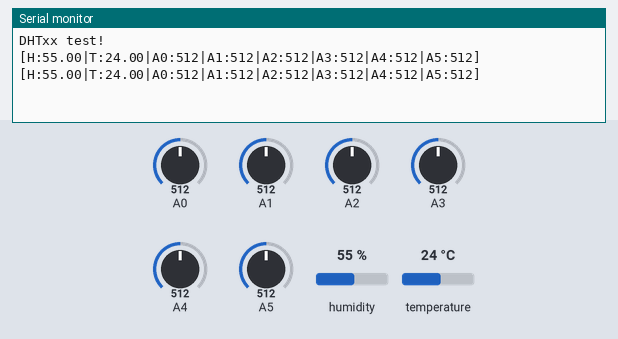
Simulated run of this sketch. Board: Arduino Uno, built with avr-gcc and run on an emulated ATmega328P. Shown: the last lines printed to the serial monitor. The test bench sets the inputs (shaded band); at power-on: humidity 55 %, A0 = 512, A1 = 512, A2 = 512, A3 = 512, A4 = 512, A5 = 512, temperature 24 °C.

Above: at 4.8 s.
4.9 s: humidity set to 22 %
At 6.9 s:
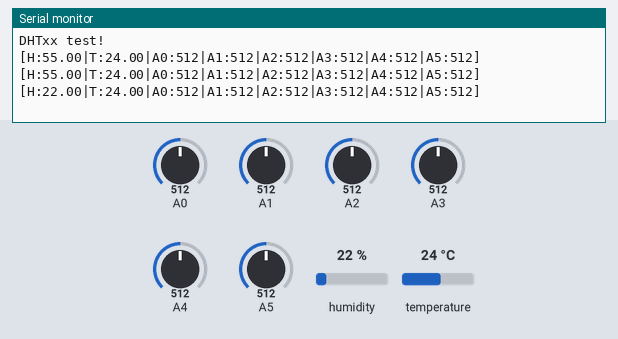
7.9 s: A0 set to 716
At 8.7 s:
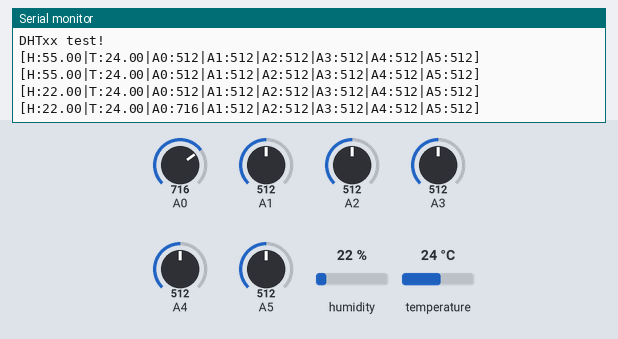
10.9 s: A1 set to 716
At 12.4 s:
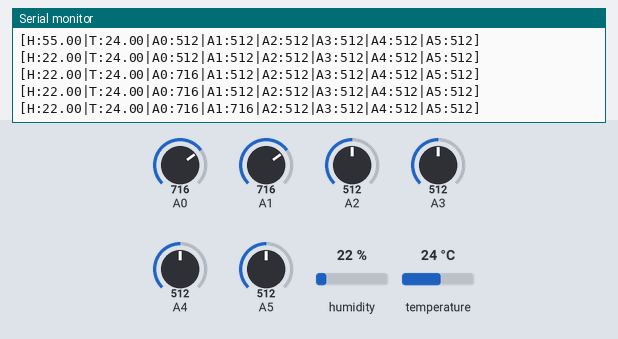
13.9 s: A2 set to 716
At 15.4 s:
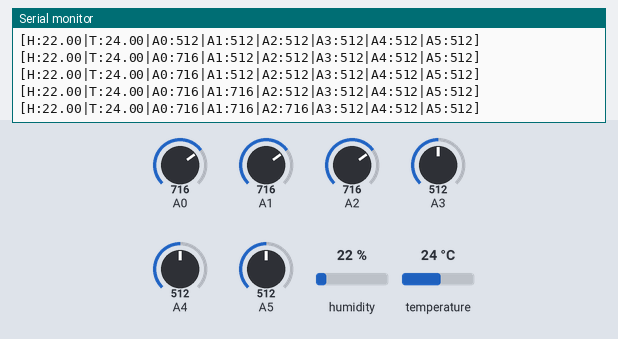
16.9 s: A3 set to 716
At 19.1 s:
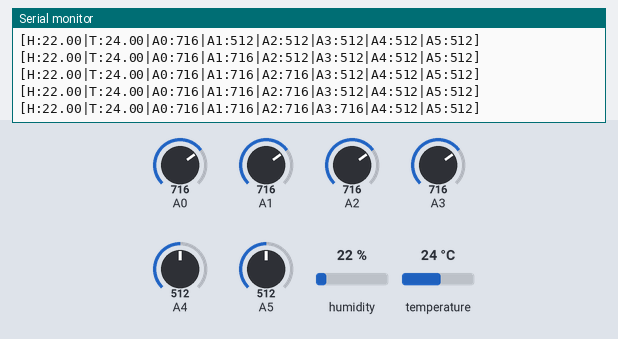
19.9 s: A4 set to 716
At 20.9 s:
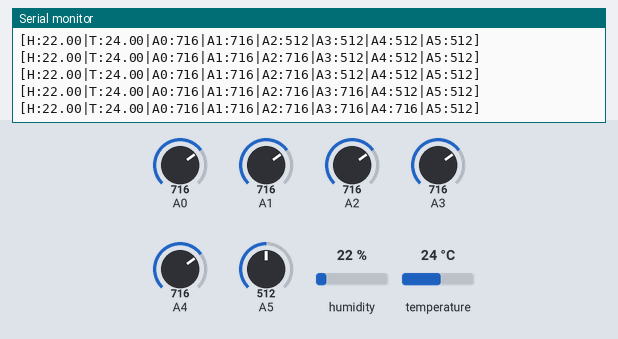

The sketch:

DHTtester.ino
```cpp
// Example testing sketch for various DHT humidity/temperature sensors
// Written by ladyada, public domain

#include "DHT.h"

#define DHTPIN 7     // what pin we're connected to

// Uncomment whatever type you're using!
//#define DHTTYPE DHT11   // DHT 11
#define DHTTYPE DHT22   // DHT 22  (AM2302)
//#define DHTTYPE DHT21   // DHT 21 (AM2301)

// Connect pin 1 (on the left) of the sensor to +5V
// NOTE: If using a board with 3.3V logic like an Arduino Due connect pin 1
// to 3.3V instead of 5V!
// Connect pin 2 of the sensor to whatever your DHTPIN is
// Connect pin 4 (on the right) of the sensor to GROUND
// Connect a 10K resistor from pin 2 (data) to pin 1 (power) of the sensor

// Initialize DHT sensor for normal 16mhz Arduino
DHT dht(DHTPIN, DHTTYPE);
// NOTE: For working with a faster chip, like an Arduino Due or Teensy, you
// might need to increase the threshold for cycle counts considered a 1 or 0.
// You can do this by passing a 3rd parameter for this threshold.  It's a bit
// of fiddling to find the right value, but in general the faster the CPU the
// higher the value.  The default for a 16mhz AVR is a value of 6.  For an
// Arduino Due that runs at 84mhz a value of 30 works.
// Example to initialize DHT sensor for Arduino Due:
//DHT dht(DHTPIN, DHTTYPE, 30);

void setup() {
  Serial.begin(57600);
  Serial.println("DHTxx test!");

  dht.begin();
}

void loop() {
  // Wait a few seconds between measurements.
  delay(2000);

  // Reading temperature or humidity takes about 250 milliseconds!
  // Sensor readings may also be up to 2 seconds 'old' (its a very slow sensor)
  float h = dht.readHumidity();
  // Read temperature as Celsius
  float t = dht.readTemperature();
  // Read temperature as Fahrenheit
  float f = dht.readTemperature(true);

  // Check if any reads failed and exit early (to try again).
  if (isnan(h) || isnan(t) || isnan(f)) {
    Serial.println("Failed to read from DHT sensor!");
    return;
  }

  // Compute heat index
  // Must send in temp in Fahrenheit!
  //float hi = dht.computeHeatIndex(f, h);

  Serial.print("[");
  Serial.print("H:");
  Serial.print(h);
  Serial.print("|");
  Serial.print("T:");
  Serial.print(t);

  for(int i=0; i<6; i++){
    Serial.print("|");
    Serial.print("A");
    Serial.print(i);
    Serial.print(":");
    Serial.print(analogRead(i));
  }


  Serial.println("]");
}
```

Measured:
- after the input at 4.9 s, the serial monitor: prints a new line after 1.1 s (image 1)
- after the input at 7.9 s, the serial monitor: prints a new line after 0.13 s (image 2)
- after the input at 10.9 s, the serial monitor: prints a new line after 1.1 s (image 3)
- after the input at 13.9 s, the serial monitor: prints a new line after 0.16 s (image 4)
- after the input at 16.9 s, the serial monitor: prints a new line after 1.2 s (image 5)
- after the input at 19.9 s, the serial monitor: prints a new line after 0.18 s (image 6)
